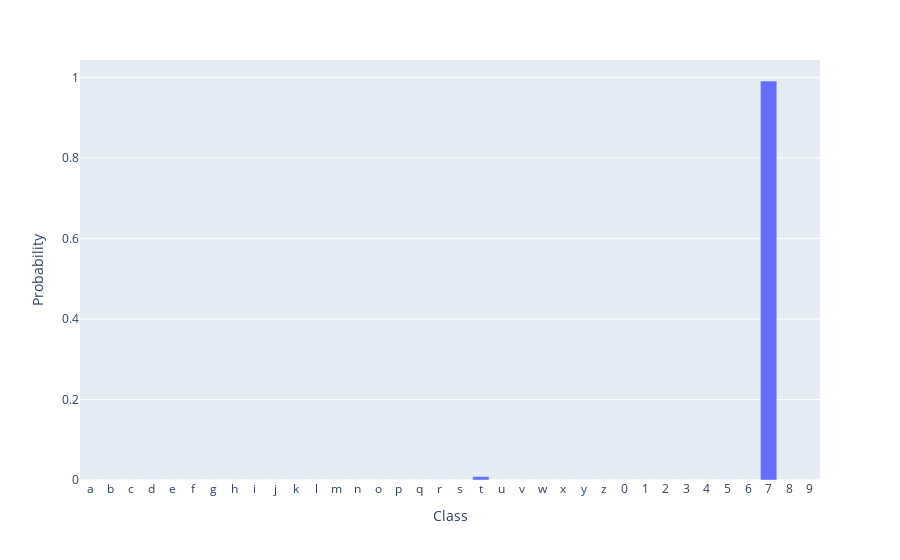

The cell this chart's notebook holds for it:
### Markdown cell above
### Prediction and Probability

### Code cell
# Predict and output the probability of class from the given image
image_path = 'images/test.png' # An image of a digit '7'
predicted_class, probabilities = predict_png(model, image_path)
print(f'Predicted Class: {classes[predicted_class]}')
print(f'Class Probabilities:')
plot_proba(classes=classes, probs=probabilities)

### Figure 1 — Plotly figure (JSON) as saved in the notebook; plotly's stock layout.template omitted (floating-point values rounded to 4 significant figures)
{"data": [{"alignmentgroup": "True", "hovertemplate": "Class=%{x}<br>Probability=%{y}<extra></extra>", "legendgroup": "", "marker": {"color": "#636efa", "pattern": {"shape": ""}}, "name": "", "offsetgroup": "", "orientation": "v", "showlegend": false, "textposition": "auto", "type": "bar", "x": ["a", "b", "c", "d", "e", "f", "g", "h", "i", "j", "k", "l", "m", "n", "o", "p", "q", "r", "s", "t", "u", "v", "w", "x", "y", "z", "0", "1", "2", "3", "4", "5", "6", "7", "8", "9"], "xaxis": "x", "y": [1.903e-05, 4.409e-11, 5.05e-11, 2.009e-06, 2.031e-17, 2.23e-09, 2.774e-07, 3.065e-07, 2.7e-06, 2.691e-05, 5.417e-10, 3.846e-08, 1.009e-11, 1.71e-05, 2.426e-08, 1.306e-05, 1.232e-07, 3.057e-07, 2.643e-10, 0.00862, 8.997e-08, 9.822e-07, 9.163e-11, 3.057e-07, 9.013e-06, 8.079e-05, 1.533e-08, 5.477e-08, 1.89e-05, 2.559e-06, 6.092e-07, 3.716e-10, 4.057e-11, 0.9912, 1.159e-08, 1.065e-06], "yaxis": "y"}], "layout": {"barmode": "relative", "legend": {"tracegroupgap": 0}, "margin": {"t": 60}, "xaxis": {"anchor": "y", "domain": [0, 1], "title": {"text": "Class"}}, "yaxis": {"anchor": "x", "domain": [0, 1], "title": {"text": "Probability"}}}}
